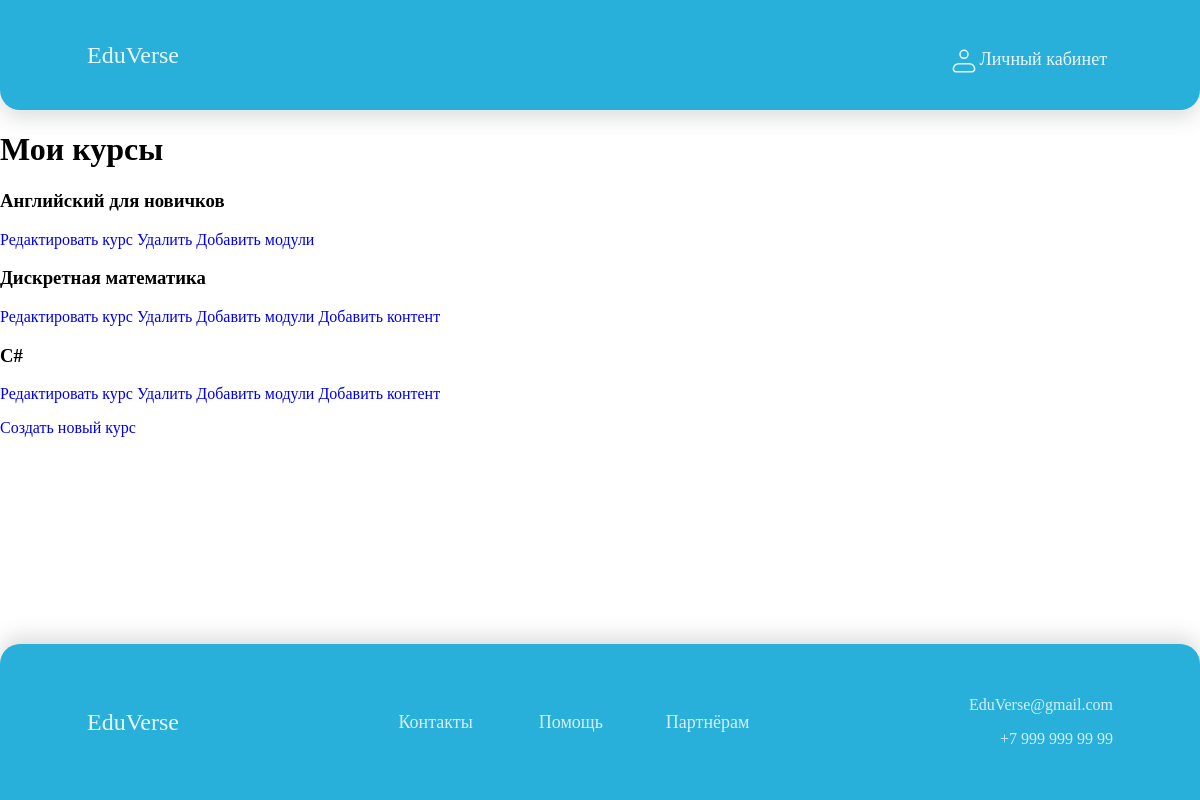
The page /course/mine/ (signed in) on the database its author committed.
### courses/models.py (models this page shows, shortened)
class Course(models.Model):
    owner = models.ForeignKey(User,
                              related_name='courses_created',
                              on_delete=models.CASCADE)
    subject = models.ForeignKey(Subject,
                                related_name='courses',
                                on_delete=models.CASCADE)
    title = models.CharField(max_length=200)
    slug = models.SlugField(max_length=200, unique=True)
    overview = models.TextField()
    created = models.DateTimeField(auto_now_add=True)
    students = models.ManyToManyField(User,
                                      related_name='courses_joined',
                                      blank=True)
    class Meta:
        ordering = ['-created']

### courses/views.py (the view)
class ManageCourseListView(OwnerCourseMixin, ListView):
    template_name = 'courses/manage/course/list.html'
    permission_required = 'courses.view_course'

### courses/views.py (called while the page is built)
    def get_queryset(self):
        qs = super().get_queryset()
        return qs.filter(owner=self.request.user)

### courses/templates/courses/manage/course/list.html (shortened to what this page needs)
{% extends "base.html" %}
{% block content %}
  <h1>Мои курсы</h1>
  <div class="module">
    {% for course in object_list %}
      <div class="course-info">
        <h3>{{ course.title }}</h3>
         <p>
           <a href='{% url "course:course_edit" course.id %}'>Редактировать курс </a>
           <a href='{% url "course:course_delete" course.id %}'>Удалить</a>
           <a href='{% url "course:course_module_update" course.id %}'>Добавить модули</a>
           {% if course.modules.count > 0 %}
            <a href='{% url "course:module_content_list" course.modules.first.id %}'>Добавить контент</a>
{% endif %}
         </p>
      </div>
    {% empty %}
      <p>У вас пока нет никаких курсов.</p>
    {% endfor %}
    <p>
      <a href='{% url "course:course_create" %}' class="button">Создать новый курс</a>
    </p>
  </div>
{% endblock %}

### courses/static/base.css (style rules this page uses)
html { height: 100%; }
body { height: 100%; margin: 0; font-family: Gilroy-Medium; font-weight: 500; }
h1 { font-family: Gilroy-Semibold; font-weight: 600; }
a { text-decoration: none; }

### rows shown on the page
Course: title "Английский для новичков"
Course: title "Дискретная математика", shows "Добавить контент"
Course: title "C#", shows "Добавить контент"
